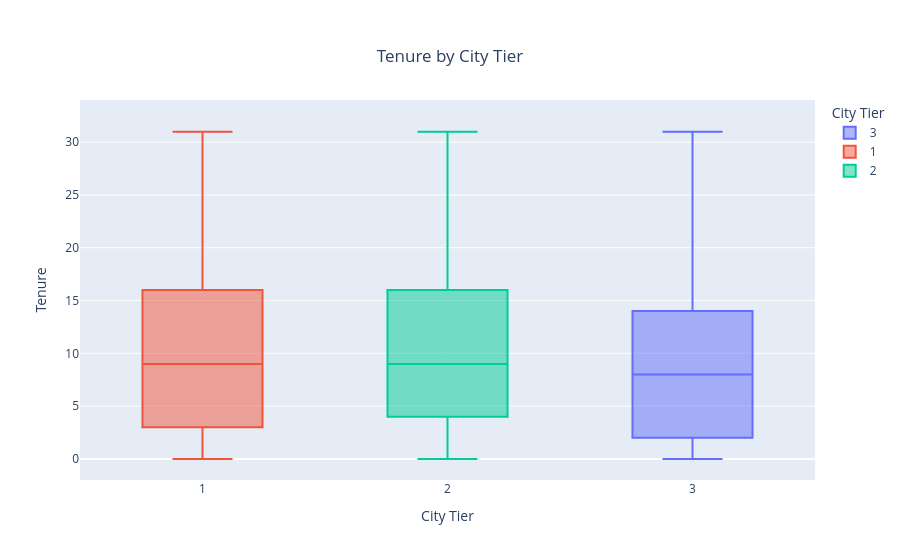

Notebook code for this chart:
### Code cell
fig = px.box(
    df_eda,
    x='CityTier',
    y='Tenure',
    color='CityTier',
    title='Tenure by City Tier',
    labels={'CityTier': 'City Tier', 'Tenure': 'Tenure'}
)

fig.update_yaxes(range=[-2, 34])

fig.update_layout(
    title={
        'x': 0.5,
        'xanchor': 'center',
        'yanchor': 'top'
    },
    showlegend=True
)

fig.show()

### Figure 1 — Plotly figure (JSON) as saved in the notebook; plotly's stock layout.template omitted (floating-point values rounded to 4 significant figures; data arrays with more than 128 entries replaced by an {"elided": "..."} marker saying what was removed)
{"data": [{"alignmentgroup": "True", "hovertemplate": "City Tier=%{x}<br>Tenure=%{y}<extra></extra>", "legendgroup": "3", "marker": {"color": "#636efa"}, "name": "3", "notched": false, "offsetgroup": "3", "orientation": "v", "showlegend": true, "type": "box", "x": {"elided": "1722 int values"}, "x0": " ", "xaxis": "x", "y": {"elided": "1722 float values"}, "y0": " ", "yaxis": "y"}, {"alignmentgroup": "True", "hovertemplate": "City Tier=%{x}<br>Tenure=%{y}<extra></extra>", "legendgroup": "1", "marker": {"color": "#EF553B"}, "name": "1", "notched": false, "offsetgroup": "1", "orientation": "v", "showlegend": true, "type": "box", "x": {"elided": "3666 int values"}, "x0": " ", "xaxis": "x", "y": {"elided": "3666 float values"}, "y0": " ", "yaxis": "y"}, {"alignmentgroup": "True", "hovertemplate": "City Tier=%{x}<br>Tenure=%{y}<extra></extra>", "legendgroup": "2", "marker": {"color": "#00cc96"}, "name": "2", "notched": false, "offsetgroup": "2", "orientation": "v", "showlegend": true, "type": "box", "x": {"elided": "242 int values"}, "x0": " ", "xaxis": "x", "y": {"elided": "242 float values"}, "y0": " ", "yaxis": "y"}], "layout": {"boxmode": "overlay", "legend": {"title": {"text": "City Tier"}, "tracegroupgap": 0}, "showlegend": true, "title": {"text": "Tenure by City Tier", "x": 0.5, "xanchor": "center", "yanchor": "top"}, "xaxis": {"anchor": "y", "categoryarray": [3, 1, 2], "categoryorder": "array", "domain": [0, 1], "title": {"text": "City Tier"}}, "yaxis": {"anchor": "x", "domain": [0, 1], "range": [-2, 34], "title": {"text": "Tenure"}}}}
